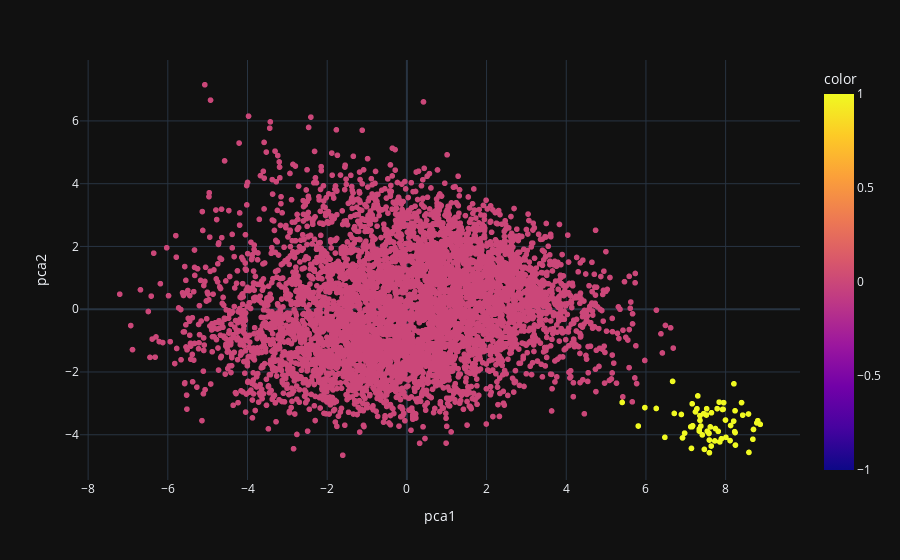

The notebook cell this image was saved under:
### Code cell
px.scatter(results,x="pca1", y="pca2", color=batting_heavy_abvanced_main_scale['label'],hover_name=batting_heavy_abvanced_final['fullName'])

### Figure 1 — Plotly figure (JSON) as saved in the notebook; plotly's stock layout.template omitted (floating-point values rounded to 4 significant figures; data arrays with more than 128 entries replaced by an {"elided": "..."} marker saying what was removed)
{"data": [{"hovertemplate": "<b>%{hovertext}</b><br><br>pca1=%{x}<br>pca2=%{y}<br>color=%{marker.color}<extra></extra>", "hovertext": {"elided": "5611 str values"}, "legendgroup": "", "marker": {"color": {"elided": "5611 int values"}, "coloraxis": "coloraxis", "symbol": "circle"}, "mode": "markers", "name": "", "showlegend": false, "x": {"elided": "5611 float values"}, "xaxis": "x", "y": {"elided": "5611 float values"}, "yaxis": "y", "type": "scattergl"}], "layout": {"xaxis": {"anchor": "y", "domain": [0.0, 1.0], "title": {"text": "pca1"}}, "yaxis": {"anchor": "x", "domain": [0.0, 1.0], "title": {"text": "pca2"}}, "coloraxis": {"colorbar": {"title": {"text": "color"}}, "colorscale": [[0.0, "#0d0887"], [0.1111, "#46039f"], [0.2222, "#7201a8"], [0.3333, "#9c179e"], [0.4444, "#bd3786"], [0.5556, "#d8576b"], [0.6667, "#ed7953"], [0.7778, "#fb9f3a"], [0.8889, "#fdca26"], [1.0, "#f0f921"]]}, "legend": {"tracegroupgap": 0}, "margin": {"t": 60}}}
